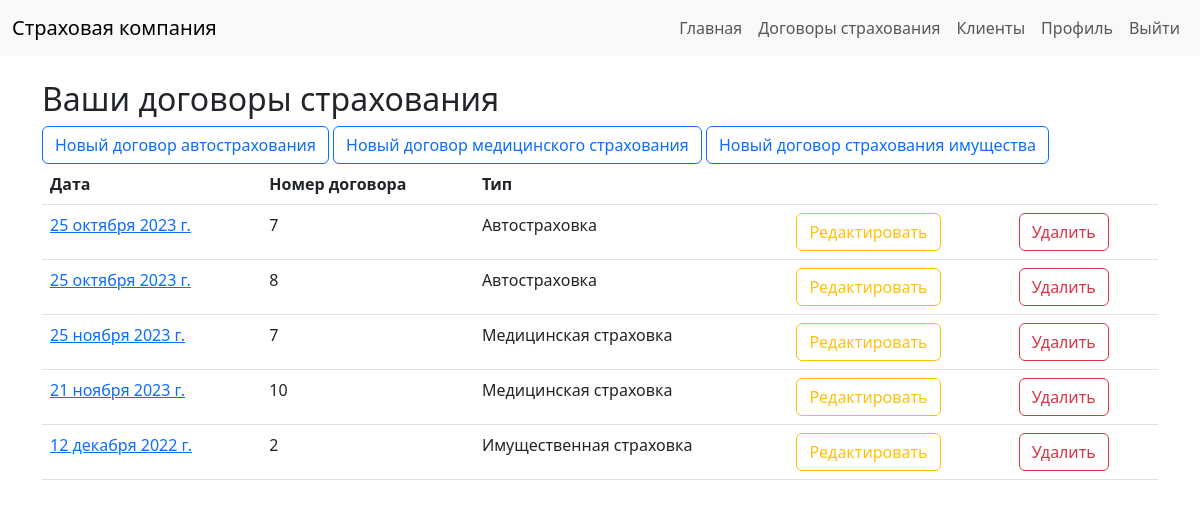
Screenshot of /insurances/ (signed in) with the database file from the repository.
### main/models.py (models this page shows, shortened)
class AutoInshurance(models.Model):
    date = models.DateField() # Дата
    client = models.ForeignKey(User, on_delete=models.CASCADE, blank=True, null=True, related_name='auto_client') # Клиент
    number = models.CharField(max_length=100, blank=True, null=True) # Номер
    type = models.CharField(max_length=100, blank=True, null=True, default='Автостраховка', editable=False) # Тип
    mark = models.CharField(max_length=100, blank=True, null=True) # Марка
    model = models.CharField(max_length=100, blank=True, null=True) # Модель
    vin = models.CharField(max_length=100, blank=True, null=True)   # VIN
    year = models.CharField(max_length=100, blank=True, null=True) # Год
    engine = models.CharField(max_length=100, blank=True, null=True) # Двигатель
    power = models.CharField(max_length=100, blank=True, null=True) # Мощность
    color = models.CharField(max_length=100, blank=True, null=True) # Цвет
    price = models.CharField(max_length=100, blank=True, null=True) # Цена
    agent = models.ForeignKey(User, on_delete=models.CASCADE, blank=True, null=True) # Агент
    salary = models.IntegerField(blank=True, null=True)
    percent_agent = models.IntegerField(blank=True, null=True)
    class Meta:
        verbose_name = 'Автостраховка'
        verbose_name_plural = 'Автостраховки'

class HealthInshurance(models.Model):
    date = models.DateField()
    client = models.ForeignKey(User, on_delete=models.CASCADE, blank=True, null=True, related_name='health_client')
    type = models.CharField(max_length=100, blank=True, null=True, default='Медицинская страховка', editable=False)
    agent = models.ForeignKey(User, on_delete=models.CASCADE, blank=True, null=True)
    salary = models.IntegerField(blank=True, null=True)
    percent_agent = models.IntegerField(blank=True, null=True)
    class Meta:
        verbose_name = 'Медицинская страховка'
        verbose_name_plural = 'Медицинские страховки'

class PropertyInshurance(models.Model):
    date = models.DateField()
    client = models.ForeignKey(User, on_delete=models.CASCADE, blank=True, null=True, related_name='property_client')
    type = models.CharField(max_length=100, blank=True, null=True, default='Имущественная страховка', editable=False)
    city = models.CharField(max_length=100, blank=True, null=True)
    street = models.CharField(max_length=100, blank=True, null=True) # Улица
    house = models.CharField(max_length=100, blank=True, null=True) # Дом
    flat = models.CharField(max_length=100, blank=True, null=True) # Квартира
    type_building = models.CharField(max_length=100, blank=True, null=True) # Тип здания
    agent = models.ForeignKey(User, on_delete=models.CASCADE, blank=True, null=True) # Агент
    salary = models.IntegerField(blank=True, null=True)
    percent_agent = models.IntegerField(blank=True, null=True)
    class Meta:
        verbose_name = 'Имущественная страховка'
        verbose_name_plural = 'Имущественные страховки'

### main/views.py (the view)
# urls.py: path('insurances/', views.insurances, name='insurances'),  # Путь к странице со страховками
def insurances(request):
    auto_insurances = AutoInshurance.objects.filter(agent=request.user)
    health_insurances = HealthInshurance.objects.filter(agent=request.user)
    property_insurances = PropertyInshurance.objects.filter(agent=request.user)  # получение страховок агента
    return render(request, 'insurances.html',
                  {'auto_insurances': auto_insurances, 'health_insurances': health_insurances,
                   'property_insurances': property_insurances})

### templates/insurances.html (shortened to what this page needs)
<!DOCTYPE html>
<html lang="en">
<head>
    <link rel="stylesheet" href="https://cdn.jsdelivr.net/npm/bootstrap@5.3.0/dist/css/bootstrap.min.css">
</head>
<body>
<nav class="navbar navbar-expand-lg navbar-light bg-light">
    <div class="container-fluid">
        <a class="navbar-brand" href="{% url 'index' %}">Страховая компания</a>
        <div class="collapse navbar-collapse" id="navbarNav">
            <ul class="navbar-nav ms-auto">
                <li class="nav-item">
                    <a class="nav-link" href="{% url 'index' %}">Главная</a>
                </li>
                {% if request.user.role.name == 'Агент' %}
                    <li class="nav-item">
                        <a class="nav-link" href="{% url 'insurances' %}">Договоры страхования</a>
                    </li>
                    <li class="nav-item">
                        <a class="nav-link" href="{% url 'clients' %}">Клиенты</a>
                    </li>
                    <li class="nav-item">
                        <a class="nav-link" href="{% url 'profile' user.id %}">Профиль</a>
                    </li>
                {% endif %}
                <li class="nav-item">
                    <a class="nav-link" href="{% url 'logout' %}">Выйти</a>
                </li>
            </ul>
        </div>
    </div>
</nav>
<div class="container mt-4">
    <h2>Ваши договоры страхования</h2>
    <a class="btn btn-outline-primary" href="{% url 'create_auto_insurance' %}">Новый договор автострахования</a>
    <a class="btn btn-outline-primary" href="{% url 'create_health_insurance' %}">Новый договор медицинского
        страхования</a>
    <a class="btn btn-outline-primary" href="{% url 'create_property_insurance' %}">Новый договор страхования
        имущества</a>
    {% if auto_insurances or health_insurances or property_insurances %}
        <table class="table">
            <thead>
            <tr>
                <th>Дата</th>
                <th>Номер договора</th>
                <th>Тип</th>
                <th></th>
                <th></th>
            </tr>
            </thead>
            <tbody>
            {% for insurance in auto_insurances %}
                <tr>
                    <td><a href="{% url 'detail_auto_insurance' insurance.id %}">{{ insurance.date }}</a></td>
                    <td>{{ insurance.id }}</td>
                    <td>{{ insurance.type }}</td>
                    <td><a class="btn btn-outline-warning" href="{% url 'update_auto_insurance' insurance.id %}">Редактировать</a>
                    </td>
                    <td><a class="btn btn-outline-danger"
                           href="{% url 'delete_auto_insurance' insurance.id %}">Удалить</a>
                </tr>
            {% endfor %}
            {% for insurance in health_insurances %}
                <tr>
                    <td><a href="{% url 'detail_health_insurance' insurance.id %}">{{ insurance.date }}</a></td>
                    <td>{{ insurance.id }}</td>
                    <td>{{ insurance.type }}</td>
                    <td><a class="btn btn-outline-warning" href="{% url 'update_health_insurance' insurance.id %}">Редактировать</a>
                    </td>
                    <td><a class="btn btn-outline-danger"
                           href="{% url 'delete_health_insurance' insurance.id %}">Удалить</a>
                    </td>
                </tr>
            {% endfor %}
            {% for insurance in property_insurances %}
                <tr>
                    <td><a href="{% url 'detail_property_insurance' insurance.id %}">{{ insurance.date }}</a></td>
                    <td>{{ insurance.id }}</td>
                    <td>{{ insurance.type }}</td>
                    <td><a class="btn btn-outline-warning" href="{% url 'update_property_insurance' insurance.id %}">Редактировать</a>
                    </td>
                    <td><a class="btn btn-outline-danger"
                           href="{% url 'delete_property_insurance' insurance.id %}">Удалить</a>
                    </td>
                </tr>
            {% endfor %}
            </tbody>
        </table>
    {% else %}
        <p>У вас нет активных договоров страхования.</p>
    {% endif %}
</div>
</body>
</html>

### rows the page displays
AutoInshurance: date "25 октября 2023 г.", id "7", type "Автостраховка"
AutoInshurance: date "25 октября 2023 г.", id "8", type "Автостраховка"
HealthInshurance: date "25 ноября 2023 г.", id "7", type "Медицинская страховка"
HealthInshurance: date "21 ноября 2023 г.", id "10", type "Медицинская страховка"
PropertyInshurance: date "12 декабря 2022 г.", id "2", type "Имущественная страховка"
